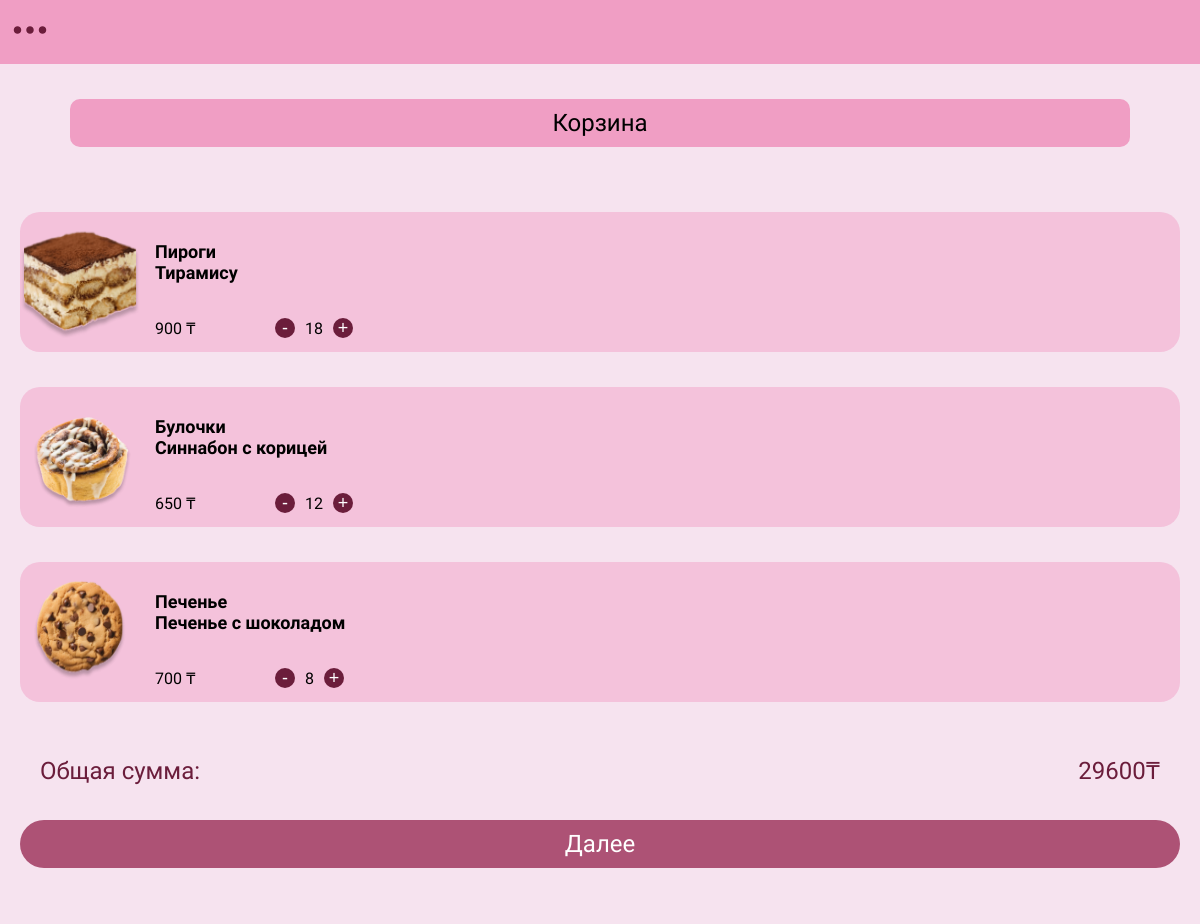
Page /cart/ on the earlier database version.
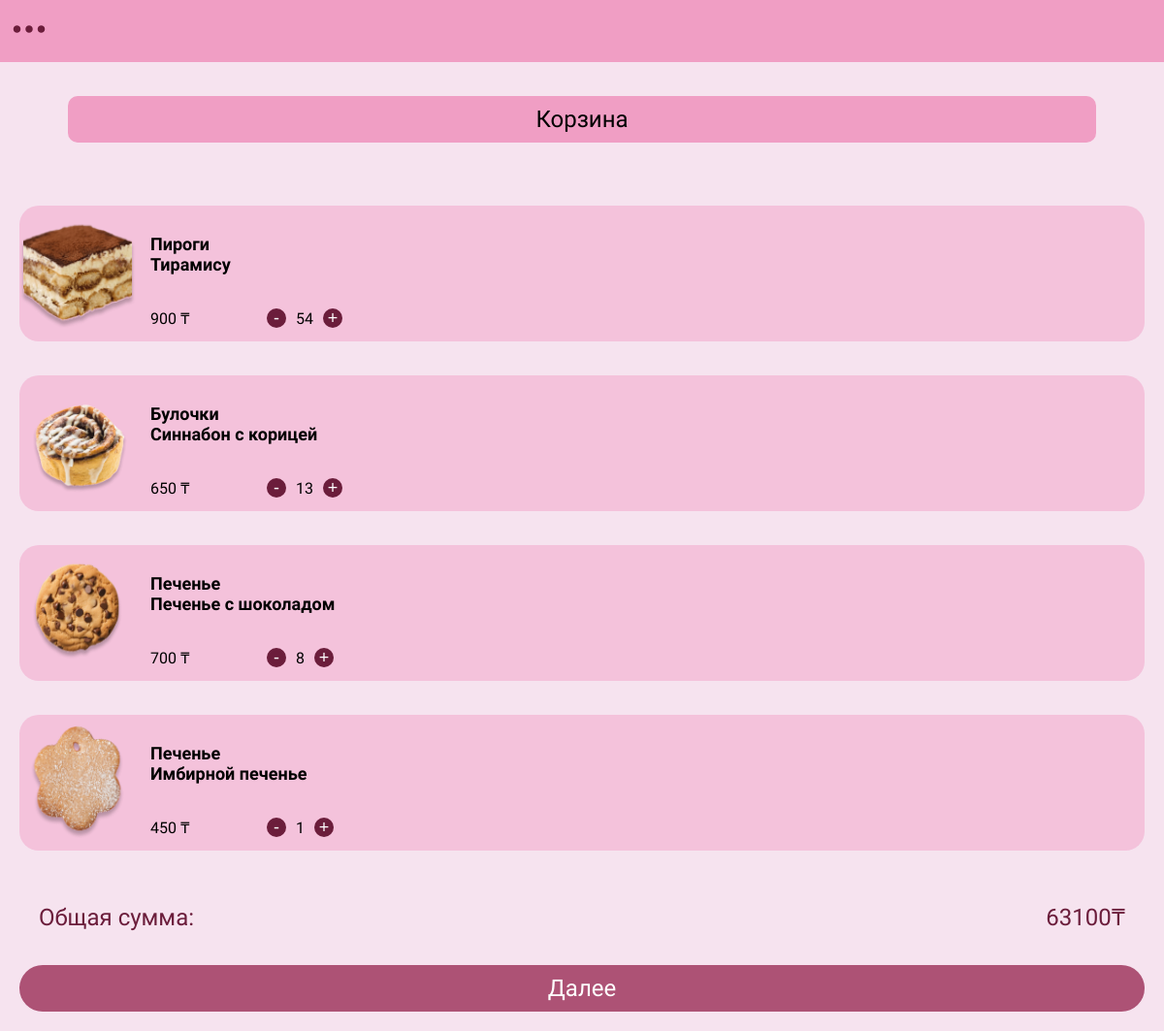
Same page on the later database version.
### conf_app/models.py (models this page shows, shortened)
class CartItem(models.Model):
    product = models.ForeignKey(Product, on_delete=models.CASCADE)
    quantity = models.PositiveIntegerField(default=1)
    def total_price(self):
        return self.product.price * self.quantity

class Product(models.Model):
    title = models.CharField("Название", max_length=255)
    image = models.ImageField("Изображение", upload_to="products/images/", default="")
    category = models.ForeignKey(Category, on_delete=models.CASCADE, verbose_name="Выберите категорию")
    price = models.IntegerField("Цена")
    added_at = models.DateTimeField("Дата и время поступления", default=datetime.now)
    class Meta:
        verbose_name = "Товар"
        verbose_name_plural = "Продукты"

class Category(models.Model):
    name = models.CharField("Название категории", max_length=255)
    image = models.ImageField("Изображение", upload_to="categories/images/", default="")
    slug = models.SlugField(unique=True, editable=False, blank=True)
    class Meta:
        verbose_name = "Категория"
        verbose_name_plural = "Категории"
    def __str__(self):
        return self.name

### conf_app/views.py (the view)
# urls.py: path('cart/', views.view_cart, name='view_cart'),
def view_cart(request):
    cart_items = CartItem.objects.all()
    total_sum = sum(item.total_price() for item in cart_items)
    return render(request, 'cart/cart.html', {'cart_items': cart_items, 'total_sum': total_sum})

### conf_app/templates/cart/cart.html (shortened to what this page needs)
{% extends 'base.html' %}
{% load static %}
{% block content %}
<section class="second-block">
    <div class="second-block__header is-pink">
        Корзина
    </div>
    <div class="container cart-container">
        {% for item in cart_items %}
        <div class="cart-item" data-product-id="{{ item.product.id }}">
            <img src="{{ item.product.image.url }}" alt="{{ item.product.name }}" class="cart-item__img">
            <div class="cart-item__details">
                <span class="cart-item__title">{{ item.product.category }} <br>{{ item.product.title }}</span>
                <div class="price-and-quantity">
                    <p class="cart-item__price">{{ item.product.price }} &#8376; </p>
                    <div class="quantity">
                        <button class="quantity-btn decrease-btn">-</button>
                        <span class="quantity-value">{{ item.quantity }}</span>
                        <button class="quantity-btn increase-btn">+</button>
                    </div>
                </div>
            </div>
        </div>
        {% endfor %}
        <div class="cart-total">
            <span class="total-price">Общая сумма:</span>
            <span class="total-price" id="total-sum">{{total_sum}}&#8376;</span>
        </div>
        <a href="{% url 'delivery' %}">
            <button class="checkout-btn">Далее</button>
        </a>
    </div>
</section>
{% endblock %}

### conf_app/templates/base.html (shortened to what this page needs)
{% load static %}
<!DOCTYPE html>
<html lang="en">
<head>
    <link rel="stylesheet" href="{% static 'css/style.css' %}">
</head>
<body>
    <header class="header">
        <div class="conteiner">
            <button class="btn-category" onclick="cakeMe()">
                <img src="{% static './images/three-dots 2.svg' %}" alt="three-dots" />
            </button>
        </div>
    </header>
    <main>
        <div class="second-block-back">
            {% block content %}
            {% endblock %}
        </div>
    </main>
</body>
</html>

### conf_app/static/css/style.css (style rules this page uses)
* { padding: 0; margin: 0; box-sizing: border-box; }
body { font-family: "Marmelad", sans-serif; }
:root { --pink: #F09EC4; --secondary: #6B1D3B; --lower: #ECECEC; --black: #000000; --darkpink: #AD5275; --white: #FFFFFF; --ultrapink:#F6E3EF; }
.container { margin-left: 10px; margin-right: 10px; }
.header { background-color: var(--pink); padding: 10px 10px; }
.btn-category { cursor: pointer; background-color: transparent; border: none; }
.second-block { min-height: 100vh; background-color: var(--ultrapink); }
.second-block__header { background-color: var(--pink); padding: 10px 20px; border-radius: 10px; font-family: "Orelega One", serif; font-size: 24px; color: var(--black); text-align: center; display: block; margin: 40px 60px; position: relative; top: -15px; }
.second-block-back { background-color: var(--ultrapink); padding: 10px; }
.cart-container { display: flex; flex-direction: column; gap: 15px; }
.cart-item { display: flex; align-items: center; padding: 10px 0; background-color: rgb(240 158 196 / 48%); border-radius: 20px; margin: 10px 0; }
.cart-item__title { font-weight: bold; font-family: "Marmelad", sans-serif; font-size: 18px; }
.cart-item__img { width: 120px; height: 120px; border-radius: 10px; }
.cart-item__details { display: flex; flex-direction: column; justify-content: center; margin-left: 15px; }
.price-and-quantity { display: flex; align-items: center; gap: 20px; position: relative; top: 25px; }
.quantity { display: flex; align-items: center; gap: 10px; margin: 10px; }
.cart-item__price { display: block; width: 70px; font-family: "Marmelad", sans-serif; margin-right: 20px; }
.quantity-btn { background-color: var(--secondary); display: flex; border: none; border-radius: 50%; width: 20px; height: 20px; color: var(--white); font-size: 18px; cursor: pointer; align-items: center; justify-content: center; }
.cart-total { display: flex; justify-content: space-between; align-items: center; font-size: 18px; margin-top: 20px; padding: 10px 20px; color: var(--secondary); }
.total-price { font-family: "Orelega One", serif; font-size: 24px; }
.checkout-btn { width: 100%; padding: 10px; font-family: "Orelega One", serif; background-color: var(--darkpink); color: white; border: none; border-radius: 30px; font-size: 24px; cursor: pointer; text-align: center; margin: 10px 0; }

Differences in the rows shown:
changed CartItem "Пироги": quantity "18" → "54"
changed CartItem "Булочки": quantity "12" → "13"
added CartItem: product.image (picture), product.category "Печенье", product "Имбирной печенье", product.price "450", quantity "1"
Other differences:
{{ total_sum }}: "29600" → "63100"
